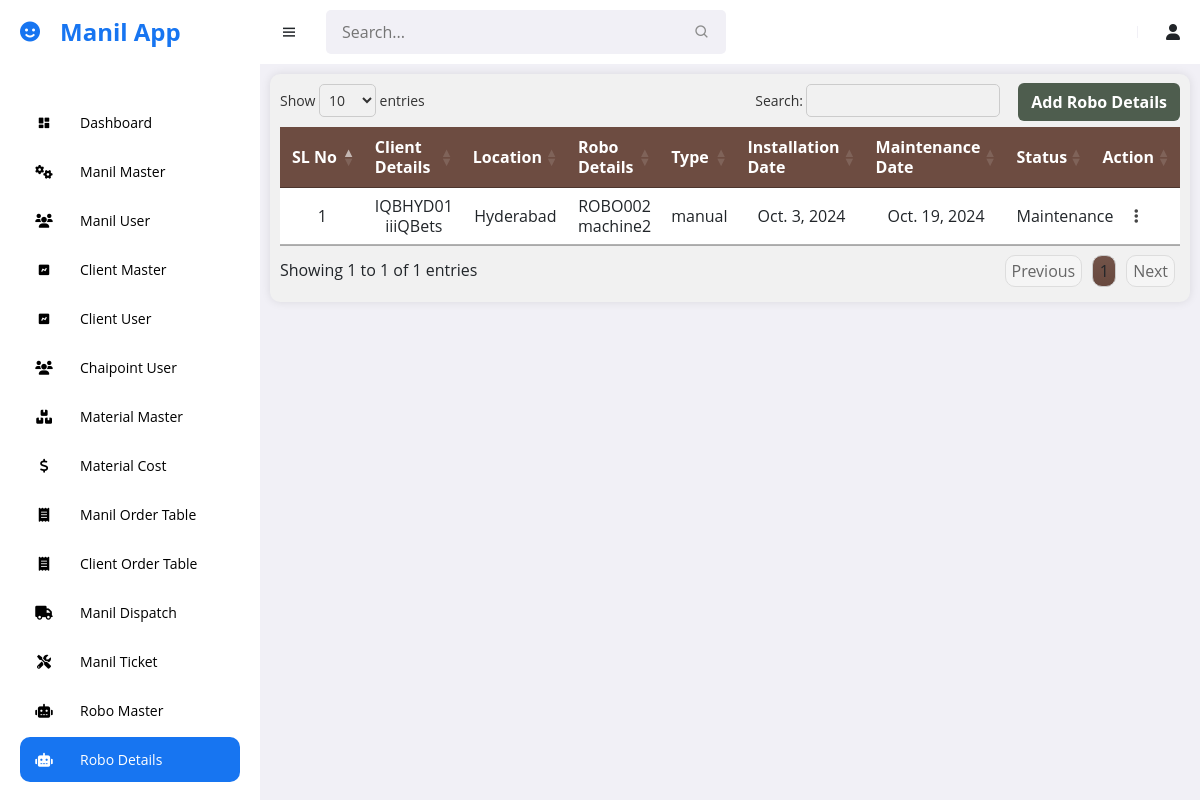
The page /manil/robo_details (signed in) on the database its author committed.
### manil_app/models.py (models this page shows, shortened)
class Robot_Details(models.Model):
    STATUS_CHOICES = [
        ('Operational', 'Operational'),
        ('Maintenance', 'Maintenance'),
        ('Out of Service', 'Out of Service'),
    ]
    client_id = models.CharField(max_length=50, primary_key=True)
    client_name = models.CharField(max_length=50)
    location = models.CharField(max_length=255, null=True, blank=True)
    robot_id = models.CharField(max_length=50, null=True, blank=True)
    robot_name = models.CharField(max_length=255)
    robot_type = models.CharField(max_length=100 )
    installation_date = models.DateField()
    l_maintenance_date = models.DateField(null=True, blank=True)
    status = models.CharField(max_length=50, choices=STATUS_CHOICES)
    description = models.TextField(null=True, blank=True)

### manil_app/views.py (the view, shortened to what this page needs)
# urls.py: path('robo_details', robo_details, name='robo_details'),
def robo_details(request):
    user_id = request.session.get('user_id')
    data = Manil_User.objects.get(user_id = user_id)
    client_m = Client_Master.objects.all()
    robots = Robot_Master.objects.all()
    robot_details = Robot_Details.objects.all()
    return render(request, 'manil_temp/robo_details.html', {'client_m': client_m, 'robots': robots, 'robot_details': robot_details,'data': data })

### templates/manil_temp/robo_details.html (shortened to what this page needs)
{% extends "manil_temp/base.html" %}
{% load static %}
{% block styles %}
    <link rel="stylesheet" type="text/css" href="https://cdn.datatables.net/1.11.5/css/jquery.dataTables.min.css">
    <link rel="stylesheet" href="{% static 'manil/css/robo_details.css' %}">
{% endblock styles %}
{% block content %}
<div class="container-fluid table-container display responsive wrap fade-in">
    <div class="d-flex align-items-center position-relative">
        <button type="button" class="btn btn-add" data-bs-toggle="modal" data-bs-target="#robo_detailsModal">
            Add Robo Details
        </button>
    </div>
    <div class="table-responsive">
        <table class="table" id="form-data-table">
            <thead>
                <tr>
                    <th scope="col">SL No</th>
                    <th scope="col">Client Details</th>
                    <th scope="col">Location</th>
                    <th scope="col">Robo Details</th>
                    <th scope="col">Type</th>
                    <th scope="col">Installation Date</th>
                    <th scope="col">Maintenance Date</th>
                    <th scope="col">Status</th>
                    <th scope="col">Action</th>
                </tr>
            </thead>
            <tbody>
                {% for i in robot_details %}
                <tr>
                    <td>{{ forloop.counter }}</td>
                    <td>{{ i.client_id }} <br> {{ i.client_name }}</td>
                    <td>{{ i.location }}</td>
                    <td>{{ i.robot_id }} <br> {{ i.robot_name }}</td>
                    <td>{{ i.robot_type }}</td>
                    <td>{{ i.installation_date }}</td>
                    <td>{{ i.l_maintenance_date }}</td>
                    <td>{{ i.status }}</td>
                    <td>
                        <div class="dropdown">
                            <button class="btn btn-secondary dropdown-toggle" type="button" id="actionMenu{{ forloop.counter }}" data-bs-toggle="dropdown" aria-expanded="false">
                                <i class="fas fa-ellipsis-v"></i>
                            </button>
                        </div>
                    </td>
                </tr>
                {% endfor %}
            </tbody>
        </table>
    </div>
</div>
{% endblock content %}

### static/manil/css/robo_details.css (style rules this page uses)
.btn-add { background-color: #4e5d4e; font-weight: bold; color: #fff; position: absolute; margin-top: 35px; right: 0; z-index: 10; }
.table-container { background-color: #f1f1f1; border-radius: 10px; padding: 10px; box-shadow: 0 0 10px rgba(0, 0, 0, 0.1); }
.table-responsive { overflow-x: auto; overflow-y: hidden; -webkit-overflow-scrolling: touch; }
.table { overflow-x: auto; width: auto; border-collapse: collapse; }
.table thead th { position: sticky; top: 0; z-index: 1; background-color: #6d4c41; color: #ffffff; border-bottom: 2px solid #dee2e6; }
.table th, .table td { text-align: center; vertical-align: middle; padding: 2px 5px; line-height: 20px; }
.fade-in { animation: fadeIn 0.5s ease-in-out; }
.dropdown-toggle::after { display: none; }
.dropdown-toggle { color: #454545; border: none; background-color: transparent; }
.table th:nth-child(1), .table td:nth-child(1), .table th:nth-child(8), .table td:nth-child(8) { width: 50px; max-width: 50px; text-align: center; }
th:nth-child(8) { pointer-events: none; }

### templates/manil_temp/base.html (style rules this page uses)
* { font-family: 'Open Sans', sans-serif; margin: 0; padding: 0; box-sizing: border-box; }
:root { --grey: #F1F0F6; --dark-grey: #8D8D8D; --light: #fff; --dark: #000; --green: #81D43A; --light-green: #E3FFCB; --blue: #1775F1; --light-blue: #D0E4FF; --dark-blue: #0C5FCD; --red: #FC3B56; }
body { background-color: var(--grey); }

### rows shown on the page
Robot_Details: client_id "IQBHYD01", client_name "iiiQBets", location "Hyderabad", robot_id "ROBO002", robot_name "machine2", robot_type "manual", installation_date "Oct. 3, 2024", l_maintenance_date "Oct. 19, 2024", status "Maintenance"
